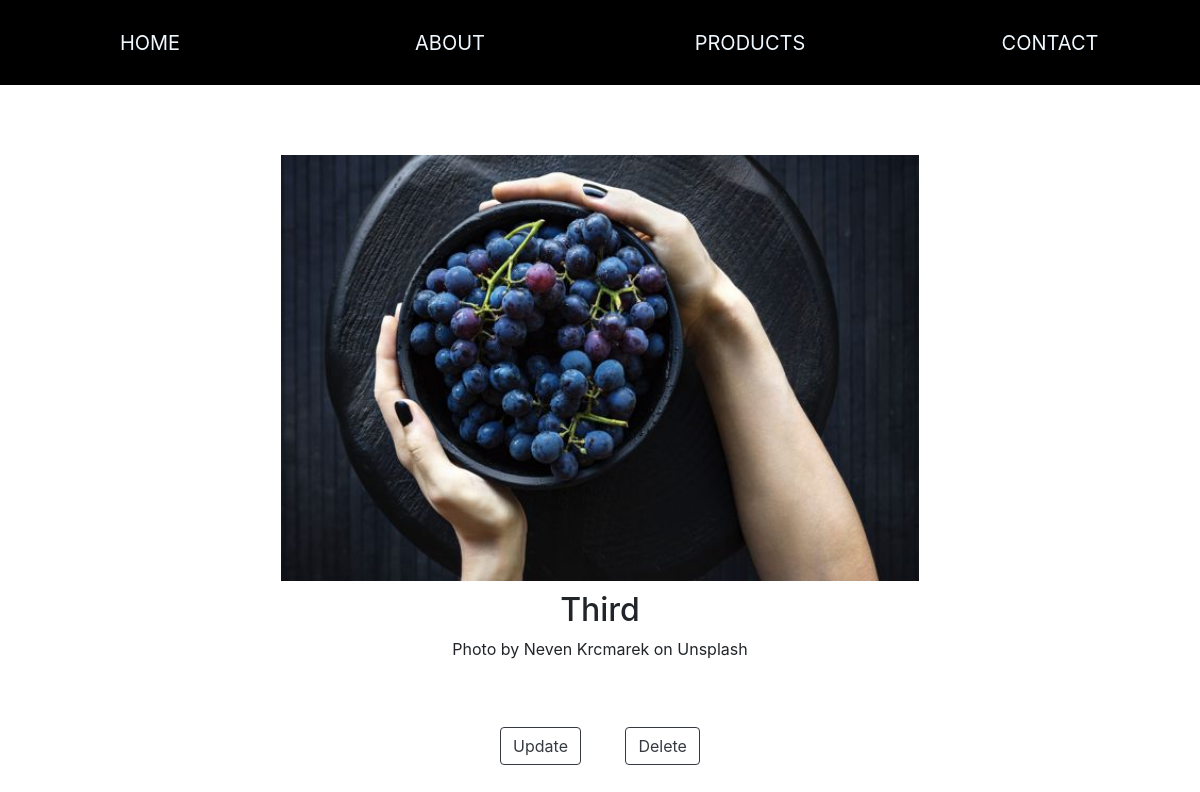
Page /product/3/ on the committed database.
### product/models.py (models this page shows, shortened)
class Product(models.Model):
    name = models.CharField(max_length=200)
    img = models.ImageField(upload_to = 'pictures/', max_length = 255, null=True, blank = True)
    price = models.IntegerField(validators=[validate_even])
    description = models.TextField(blank=True, null=True)

### product/views.py (the view)
# urls.py: path('<int:my_id>/', ProductDetailView.as_view(), name = 'product-detail'),
class ProductDetailView(DetailView):
    template_name = 'product/product_detail.html'
    queryset = Product.objects.all()
    def get_object(self):
        id_ = self.kwargs.get('my_id')
        return get_object_or_404(Product,id=id_)

### product/templates/product/product_detail.html
{% extends 'base.html' %}
{% block content %}
<div class="container">
    <div class="row">
        <div class="detail">
            {% if object.img %}
            <img src="{{ object.img.url }}" alt=""/>
            {% endif %}
            <h2 class='col-sm-12'>{{ object.name }}</h2>
            <p class='col-sm-12'>{{ object.description }}</p>
        </div>
        <div class="col-12 product">
            <a href="/product/{{object.id}}/update" alt="update_item">
                <button type="button" class="btn btn-outline-dark">Update</button>
            </a>
            <a href="/product/{{object.id}}/delete" alt="delete_item">
                <button type="button" class="btn btn-outline-dark">Delete</button>
            </a>
        </div>
    </div>
</div>
{% endblock %}

### static/css/style.css (style rules this page uses)
html { box-sizing: border-box; }
body { background-color: #ffffff; margin: 0 auto; }
*, *:before, *:after { box-sizing: inherit; }
a { text-decoration: none; color: aliceblue; padding: 20px; display: inline-block; }
.product { display: inline-block; text-align: center; padding-top: 30px; }
.product a { color: grey; }
.product button { display:block; }
.detail { text-align: center; width: 80%; margin: auto; padding-top: 70px; }
.detail h2 { float: left; padding-top: 10px; }
.detail img { width: 90%; height: auto; }
@media only screen and (min-width: 1200px) { .detail img { width: 70%; } }

### rows in the picture
Product: img (picture), name "Third", description "Photo by Neven Krcmarek on Unsplash"
